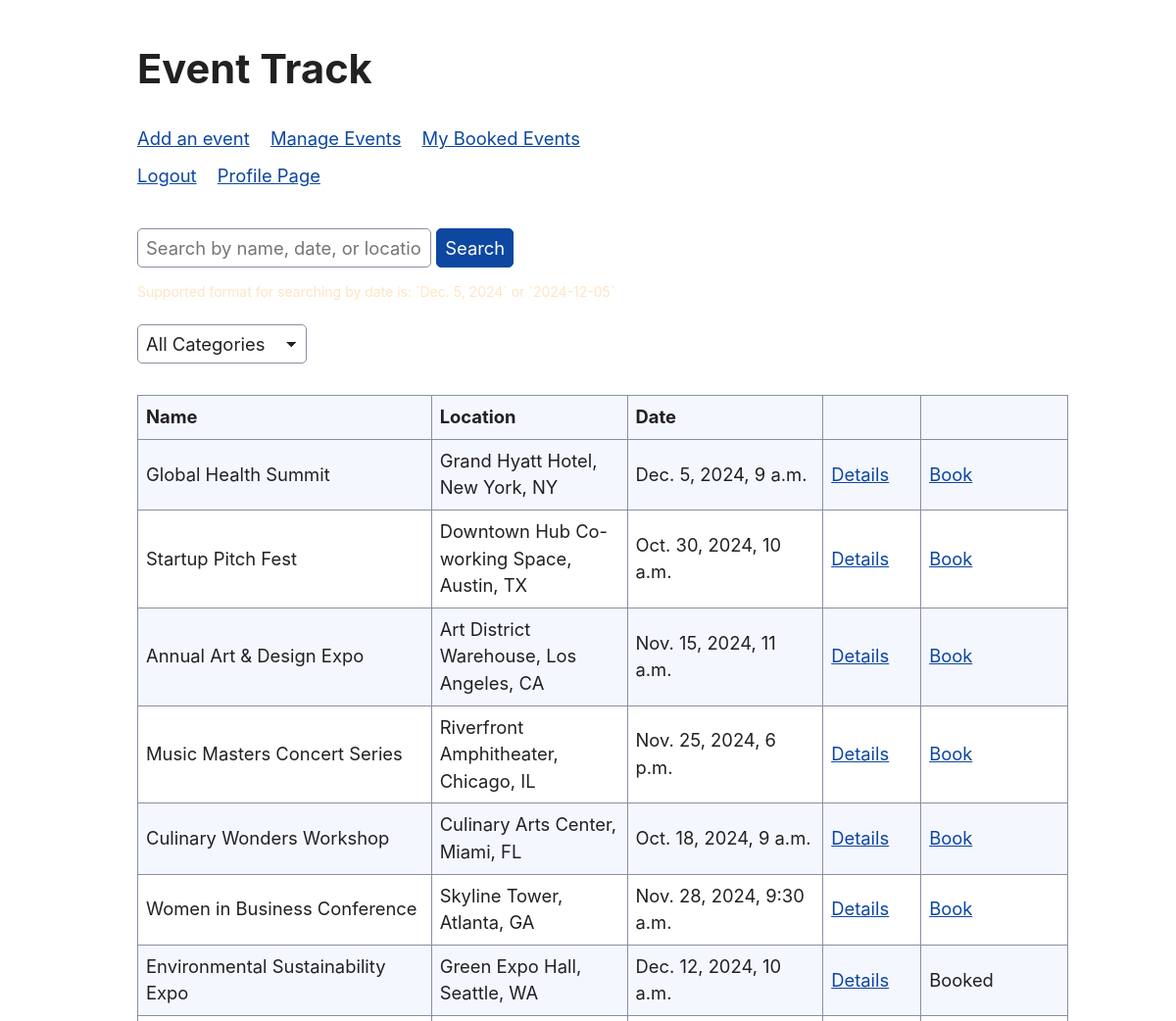
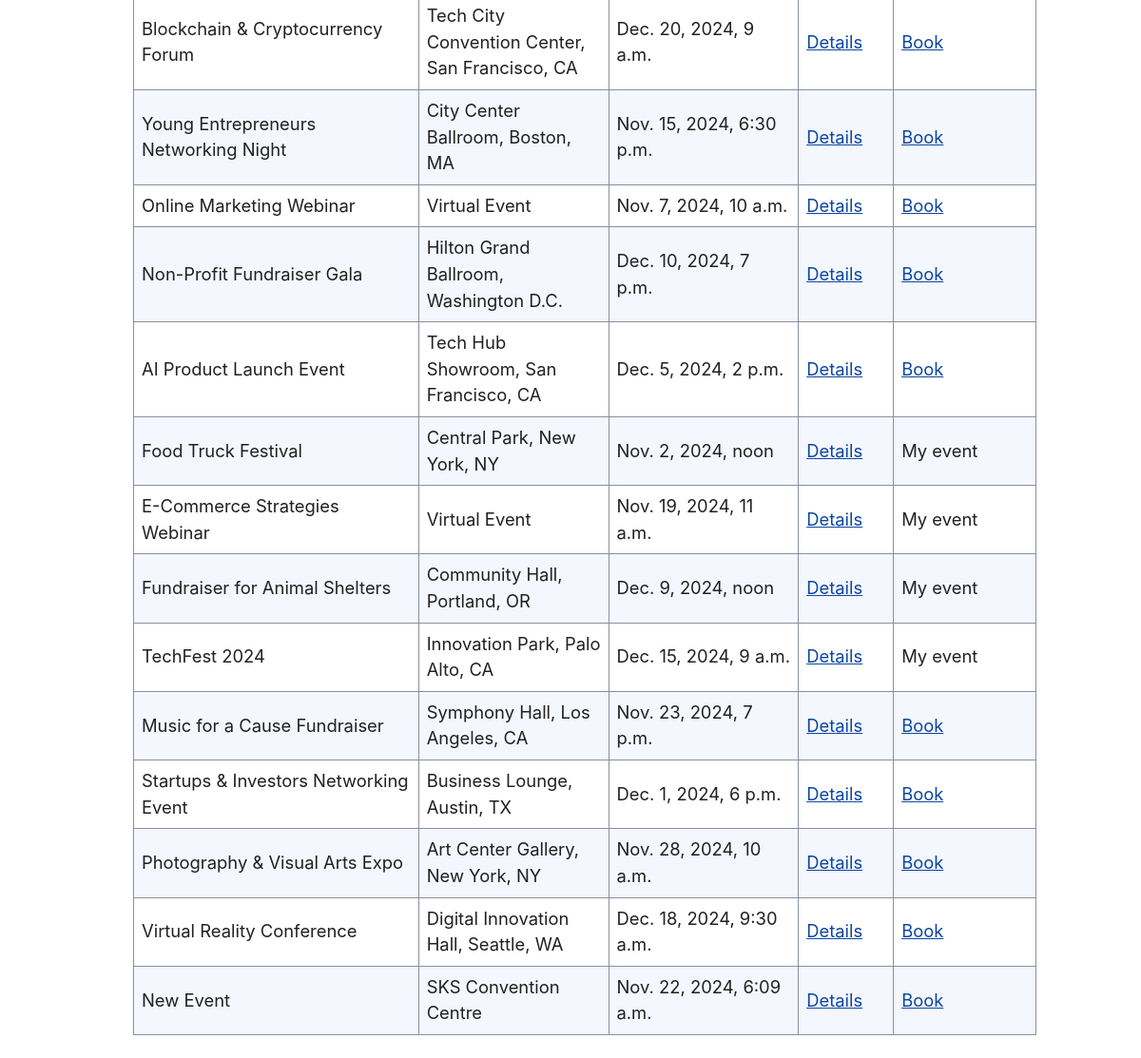
Screenshot of /events/ (signed in) with the database file from the repository (2 pictures, top to bottom).
### event_track/models.py (models this page shows, shortened)
class Event(models.Model):
    name = models.CharField(max_length=255)
    description = models.TextField(blank=True)
    date = models.DateTimeField()
    location = models.CharField(max_length=255)
    capacity = models.PositiveIntegerField(default=10)
    organizer = models.ForeignKey(User, on_delete=models.CASCADE, related_name='events')
    category = models.ForeignKey(Category, on_delete=models.CASCADE, null=True, related_name='events')
    @property
    def is_full(self):
        return self.booked_events.count() >= self.capacity

### event_track/views.py (the view, shortened to what this page needs)
# urls.py: path('', views.event_home, name='event_home'),
def event_home(request):
    current_user = request.user
    events = Event.objects.all()
    categories = Category.objects.all()
    query = request.GET.get('query')
    if query != None:
        query = str.strip(query)
    selected_category = request.GET.get('category')
    if selected_category is not None and selected_category is not '':
        selected_category_id = Category.objects.get(name=selected_category)
        events = events.filter(category=selected_category_id)
    request.session['previous_page'] = 'event_home'
    if str(current_user) == 'AnonymousUser':
        return render(request, 'event_track_home.html', {'user': None, 'events': events, 'categories': categories, 'selected_category': selected_category})
    booked_event_ids = set(Event.objects.filter(booked_events__user=current_user).values_list('id', flat=True))
    my_events = set(Event.objects.filter(organizer=current_user).values_list('id', flat=True))
    return render(request, 'event_track_home.html',
                  {'user': current_user, 'events': events,
                   'booked_event_ids': booked_event_ids,
                   'my_events_ids': my_events,
                   'categories': categories,
                   'selected_category': selected_category
                   })

### event_track/models.py (called while the page is built)
    def __str__(self):
        return f'{self.name}'

### event_track/templates/event_track_home.html (shortened to what this page needs)
{% extends 'event_track_base.html' %}
{% block content %}
<h2 style="margin-left: -100px;">Event Track</h2>
{% include 'event_navbar.html' %}
<nav style="margin-left: -100px;">
    <div style="margin:0">
        {% if not user %}
        <a href="{% url 'authorize_user' %}">Login</a>
        <a style="margin: .5rem;" href="{% url 'register_user' %}">Register</a>
        {% else %}
        <a href="{% url 'unauthorize_user' %}">Logout</a>
        <a style="margin-left: 1rem;" href="{% url 'user_profile' %}">Profile Page</a>
        {% endif %}
    </div>
</nav>
<div style="margin: 40px 40px 20px 0; margin-left: -100px;">
    <form method="GET">
        <input type="text" name="query" placeholder="Search by name, date, or location" value="{{ query }}"
            style="margin-bottom: 10px; width:300px" />
        <button type="submit">Search</button>
    </form>
    <span style="color:bisque; font-size: 14px;">Supported format for searching by date is: `Dec. 5, 2024` or
        `2024-12-05`</span>
</div>
<div>
    <form method="GET" style="margin-left: -100px;">
        <select name="category" onchange="this.form.submit()">
            <option value="" selected>All Categories</option>
        </select>
    </form>
</div>
<div>
    {% if events %}
    <table style="width: 950px; margin-left: -100px;">
        <tr>
            <th style="width: 300px;">Name</th>
            <th style="width: 200px;">Location</th>
            <th style="width: 200px;">Date</th>
            <th style="width: 100px;" />
            <th style="width: 150px;" />
        </tr>
        {% for event in events %}
        <tr>
            <td>{{event.name}}</td>
            <td>{{event.location}}</td>
            <td>{{event.date}}</td>
            <td><a href="{% url 'event_details' event.id %}">Details</a></td>
            {% if event.id in booked_event_ids %}
            <td>Booked</td>
            {% elif event.id in my_events_ids %}
            <td>My event</td>
            {% elif event.is_full %}
            <td>Fully Booked</td>
            {% else %}
            <td><a href="{% url 'book_an_event' event.id %}">Book</a></td>
            {% endif %}
        </tr>
        {% endfor %}
    </table>
    {% else %}
    <h3>Currently no events are scheduled.</h3>
    {% endif %}
</div>
{% endblock %}

### event_track/static/css/styles.css (style rules this page uses)
:root, ::backdrop { --sans-font: -apple-system, BlinkMacSystemFont, "Avenir Next", Avenir, "Nimbus Sans L", Roboto, "Noto Sans", "Segoe UI", Arial, Helvetica, "Helvetica Neue", sans-serif; --mono-font: Consolas, Menlo, Monaco, "Andale Mono", "Ubuntu Mono", monospace; --standard-border-radius: 5px; --bg: #fff; --accent-bg: #f5f7ff; --text: #212121; --text-light: #585858; --border: #898ea4; --accent: #0d47a1; --accent-hover: #1266e2; --accent-text: var(--bg); --code: #d81b60; --preformatted: #444; --marked: #fd3; --disabled: #efefef; }
textarea, select, input, progress { -webkit-appearance: none; -moz-appearance: none; appearance: none; }
html { font-family: var(--sans-font); scroll-behavior: smooth; }
body { color: var(--text); background-color: var(--bg); grid-template-columns: 1fr min(45rem, 90%) 1fr; margin: 0; font-size: 1.15rem; line-height: 1.5; display: grid; }
body > * { grid-column: 2; }
h2 { margin-top: 3rem; font-size: 2.6rem; }
p, h1, h2, h3, h4, h5, h6 { overflow-wrap: break-word; }
h1, h2, h3 { line-height: 1.1; }
a, a:visited { color: var(--accent); }
button, .button, a.button, input[type="submit"], input[type="reset"], input[type="button"], label[type="button"] { border: 1px solid var(--accent); background-color: var(--accent); color: var(--accent-text); padding: 0.5rem 0.9rem; line-height: normal; text-decoration: none; }
table { border-collapse: collapse; margin: 1.5rem 0; }
td, th { border: 1px solid var(--border); text-align: start; padding: 0.5rem; }
th { background-color: var(--accent-bg); font-weight: 700; }
tr:nth-child(2n) { background-color: var(--accent-bg); }
textarea, select, input, button, .button { font-size: inherit; border-radius: var(--standard-border-radius); box-shadow: none; max-width: 100%; margin-bottom: 0.5rem; padding: 0.5rem; font-family: inherit; display: inline-block; }
textarea, select, input { color: var(--text); background-color: var(--bg); border: 1px solid var(--border); }
select:not([multiple]) { background-image: linear-gradient(45deg, transparent 49%, var(--text) 51%), linear-gradient(135deg, var(--text) 51%, transparent 49%); background-position: calc(100% - 15px), calc(100% - 10px); background-repeat: no-repeat; background-size: 5px 5px, 5px 5px; padding-inline-end: 25px; }

### rows the page displays
Event: name "Global Health Summit", location "Grand Hyatt Hotel, New York, NY", date "Dec. 5, 2024, 9 a.m.", capacity "Book"
Event: name "Startup Pitch Fest", location "Downtown Hub Co-working Space, Austin, TX", date "Oct. 30, 2024, 10 a.m.", capacity "Book"
Event: name "Annual Art & Design Expo", location "Art District Warehouse, Los Angeles, CA", date "Nov. 15, 2024, 11 a.m.", capacity "Book"
Event: name "Music Masters Concert Series", location "Riverfront Amphitheater, Chicago, IL", date "Nov. 25, 2024, 6 p.m.", capacity "Book"
Event: name "Culinary Wonders Workshop", location "Culinary Arts Center, Miami, FL", date "Oct. 18, 2024, 9 a.m.", capacity "Book"
Event: name "Women in Business Conference", location "Skyline Tower, Atlanta, GA", date "Nov. 28, 2024, 9:30 a.m.", capacity "Book"
Event: name "Environmental Sustainability Expo", location "Green Expo Hall, Seattle, WA", date "Dec. 12, 2024, 10 a.m.", shows "Booked"
Event: name "Blockchain & Cryptocurrency Forum", location "Tech City Convention Center, San Francisco, CA", date "Dec. 20, 2024, 9 a.m.", capacity "Book"
Event: name "Young Entrepreneurs Networking Night", location "City Center Ballroom, Boston, MA", date "Nov. 15, 2024, 6:30 p.m.", capacity "Book"
Event: name "Online Marketing Webinar", location "Virtual Event", date "Nov. 7, 2024, 10 a.m.", capacity "Book"
Event: name "Non-Profit Fundraiser Gala", location "Hilton Grand Ballroom, Washington D.C.", date "Dec. 10, 2024, 7 p.m.", capacity "Book"
Event: name "AI Product Launch Event", location "Tech Hub Showroom, San Francisco, CA", date "Dec. 5, 2024, 2 p.m.", capacity "Book"
Event: name "Food Truck Festival", location "Central Park, New York, NY", date "Nov. 2, 2024, noon", shows "My event"
Event: name "E-Commerce Strategies Webinar", location "Virtual Event", date "Nov. 19, 2024, 11 a.m.", shows "My event"
Event: name "Fundraiser for Animal Shelters", location "Community Hall, Portland, OR", date "Dec. 9, 2024, noon", shows "My event"
Event: name "TechFest 2024", location "Innovation Park, Palo Alto, CA", date "Dec. 15, 2024, 9 a.m.", shows "My event"
Event: name "Music for a Cause Fundraiser", location "Symphony Hall, Los Angeles, CA", date "Nov. 23, 2024, 7 p.m.", capacity "Book"
Event: name "Startups & Investors Networking Event", location "Business Lounge, Austin, TX", date "Dec. 1, 2024, 6 p.m.", capacity "Book"
Event: name "Photography & Visual Arts Expo", location "Art Center Gallery, New York, NY", date "Nov. 28, 2024, 10 a.m.", capacity "Book"
Event: name "Virtual Reality Conference", location "Digital Innovation Hall, Seattle, WA", date "Dec. 18, 2024, 9:30 a.m.", capacity "Book"
Event: name "New Event", location "SKS Convention Centre", date "Nov. 22, 2024, 6:09 a.m.", capacity "Book"
